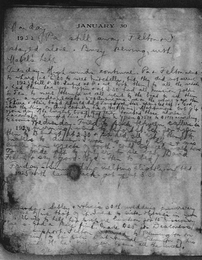
%> input picture src/30.bmp, 202 x 260 px, shrunk from 1050 x 1350 before the run
$ octave --eval "result = fcontrast1('30.bmp');"   (GNU Octave 9; MATLAB toolbox functions it lacks are replaced by stand-ins)
%> lines starting %> are read from the running program, lines starting %| are printed output that depends on the picture; in (x1, y1, x2, y2) boxes, pixels count from 0 and x2, y2 are one past the last pixel; in counts of white or black regions, pixels touching at a corner belong together; the program's own positions count from 1
function [bik,bil,I]=fcontrast1(img)
%> called with img = '30.bmp'
img=imread(img);
%> img is the input picture: size 260x202 uint8; min 18, max 212, mean 129.3
[a,b,c]=size(img);
%> a = 260; b = 202; c = 1
if c==3
img=rgb2gray(img);
end
I=img;
y=2^-10;
ap=std2(img);
%> ap = 21.55
img=double(img);
%> img: size 260x202 double
be=((ap)/128)^y;
%> be = 0.998
[a,b]=size(img);
c=zeros(a,b);
c1=zeros(a,b);
tmp=zeros(3,3);
pk=zeros(a,b);
mean=zeros(a,b);
%%mean filter
for i=1:a-2
    for j=1:b-2
        s=0;
        for i1=0:2
            for j1=0:2
                tmp(i1+1,j1+1)=img(i+i1,j+j1);
                s=s+tmp(i1+1,j1+1);
            end
        end
        mean(i+1,j+1)=double(s/9);
    end
end
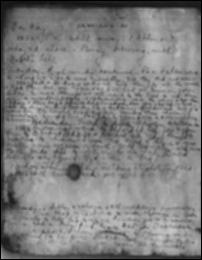
%> mean: size 260x202 double; min 0, max 201.4, mean 128.1
%> after the loop, tmp = [54 47 54; 49 48 55; 60 53 52]
for i=1:a
    for j=1:b
        img(i,j)=mean(i,j);
    end
end
for i=1:a-2
    for j=1:b-2
        for i1=0:2
            for j1=0:2
                tmp(i1+1,j1+1)=img(i+i1,j+j1);
            end
        end
        large=0;
        small=257;
        for i1=1:3
            for j1=1:3
                if large<tmp(i1,j1)
                    large=tmp(i1,j1);
                end
                if small>tmp(i1,j1)
                    small=tmp(i1,j1);
                end
            end
        end
        if large==0
            e=50;
            c(i+1,j+1)=double((large-small)/(large+small+e));
            c1(i+1,j+1)=double((be*c(i+1,j+1))+((1-be)*(large-small)));
        else
            c(i+1,j+1)=double((large-small)/(large+small));
            pk(i+1,j+1)=large-small;
        end
    end
end
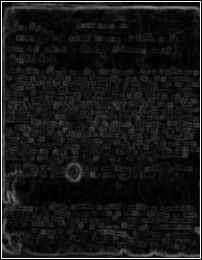
%> c: size 260x202 double; min 0, max 1, mean 0.0972
%> c1: size 260x202 double; every value is 0
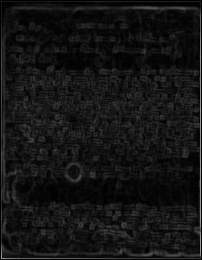
%> pk: size 260x202 double; min 0, max 161.3, mean 20.3
%> after the loop, e = 2.72; tmp = [44 42.44 0; 53.56 52.44 0; 0 0 0]
p=zeros(a,b);
temp=zeros(a,b);
for i=1:a-2
   for j=1:b-2
    for i1=0:2
        for j1=0:2
        temp(i1+1,j1+1)= pk(i+i1,j+j1);
        end
     end
lar=0;
smal=258;
for i1=1:3
    for j1=1:3
        if lar<temp(i1,j1)
            lar=temp(i1,j1);
        end
        if smal>temp(i1,j1)
          smal=temp(i1,j1);
        end
    end
end
    %smal=(-1)*(smal);
    p(i+1,j+1)=(pk(i+1,j+1)-smal)/(lar-smal);
    end
end
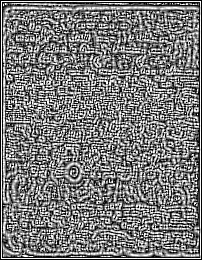
%> p: size 260x202 double; min 0, max 1, mean 0.48
for i=1:a
    for j=1:b
        c1(i,j)=double((be*c(i,j))+((1-be)*(p(i,j))));
    end
end
bik=zeros(a,b);
for i=1:a
    for j=1:b
            bik(i,j)=uint16((c1(i,j)*double(I(i,j))));
    end
end
for j=1:b
    bik(1,j)=int16(I(1,j));
end
%> bik: size 260x202 double; min 0, max 165, mean 11
for i=1:a
    bik(i,1)=int16(I(i,1));
end
%> bik: size 260x202 double; min 0, max 165, mean 11.2
for j=1:b
    bik(a,j)=int16(I(a,j));
end
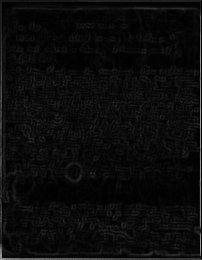
%> bik: size 260x202 double; min 0, max 165, mean 11.5
for i=1:a
    bik(i,b)=int16(I(i,b));
end
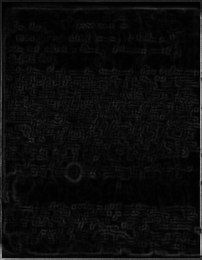
%> bik: size 260x202 double; 0.49% of pixels changed, all inside (x1, y1, x2, y2) = (201, 1, 202, 259)
sum=double(0);
for i=1:a
    for j=1:b
    sum=sum+double(bik(i,j));
    end
end
%> after the loop, sum = 633267
avg=double(sum/(a*b));
%> avg = 12.06
bil=zeros(a,b);
for i=1:a
    for j=1:b
        if bik(i,j)>avg
            bil(i,j)=1;
        else
            bil(i,j)=0;
        end
    end
end
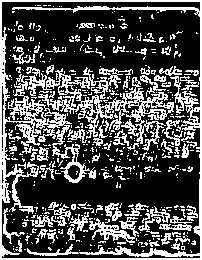
%> bil: size 260x202 double; values 0 (black) and 1 (white), 31.4% white in thin lines or dots
